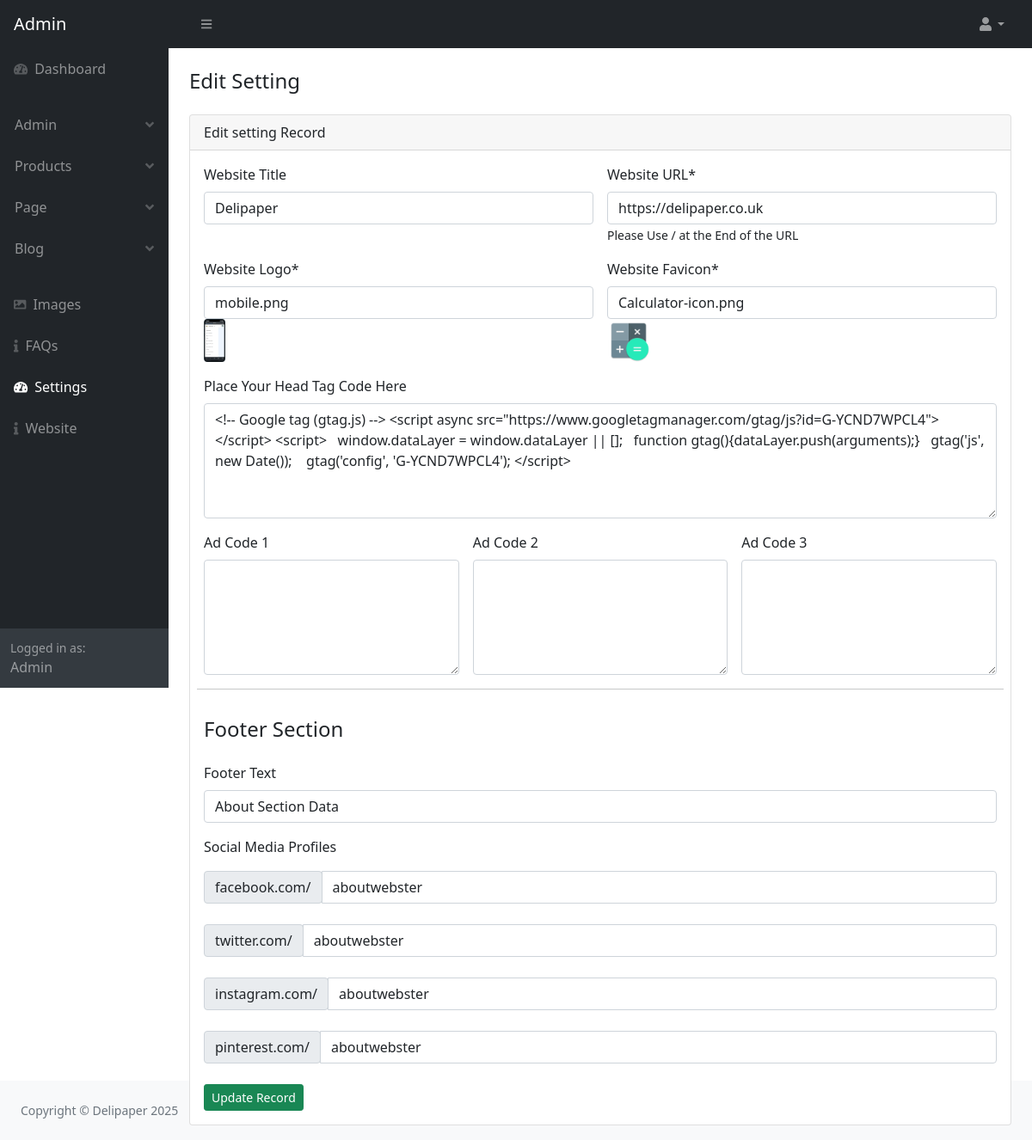
The app's page /admin/setting.php (signed in), older data.
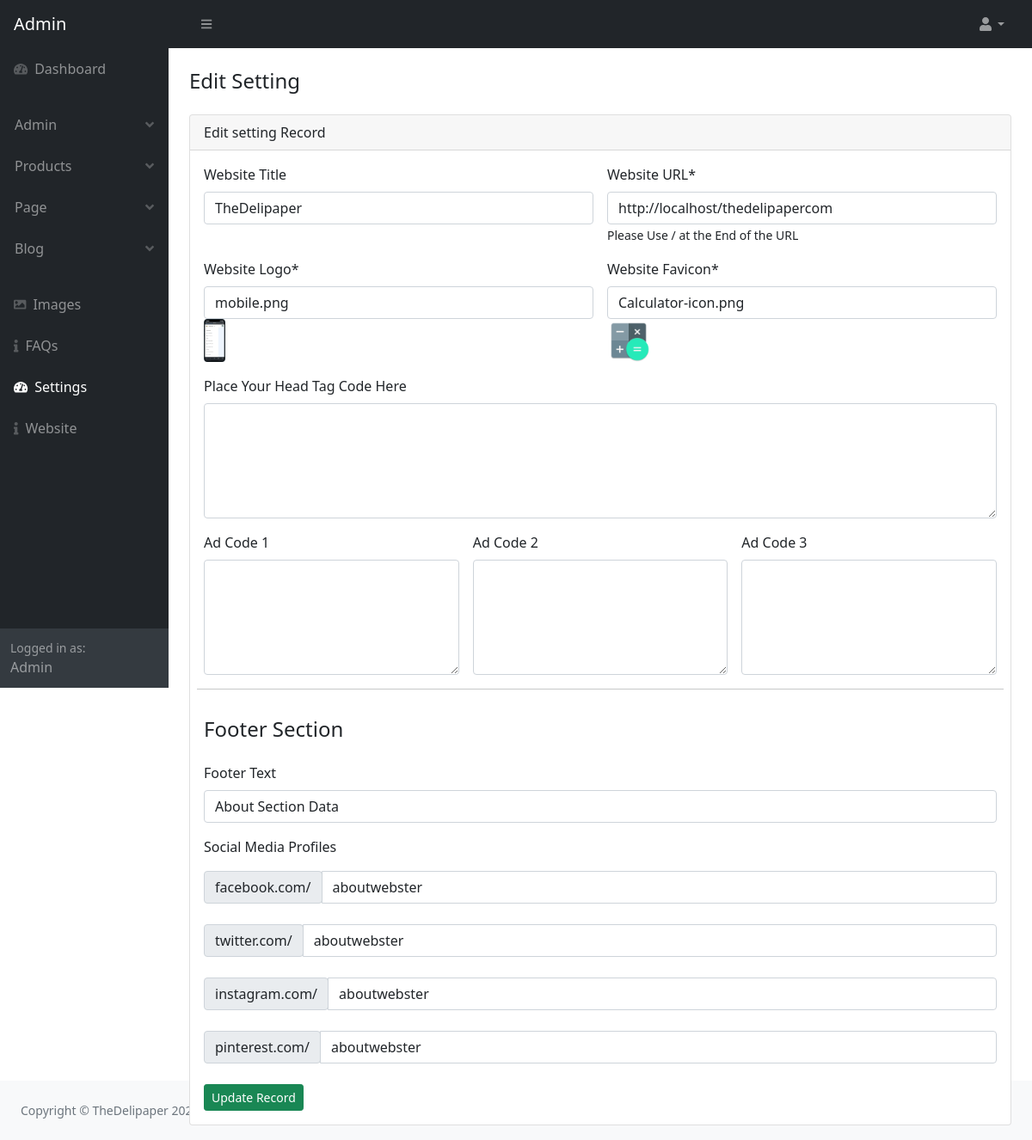
The same page, newer data.
### tables this page shows
CREATE TABLE `setting` (
  `setting_id` int(11) NOT NULL AUTO_INCREMENT,
  `website_title` varchar(500) NOT NULL,
  `website_url` varchar(500) NOT NULL,
  `website_logo` varchar(500) NOT NULL,
  `website_favicon` varchar(500) NOT NULL,
  `website_head_code` text NOT NULL,
  `ad_code_one` text NOT NULL,
  `ad_code_two` text NOT NULL,
  `ad_code_three` text NOT NULL,
  `footer_text` text NOT NULL,
  `facebook` varchar(255) NOT NULL,
  `twitter` varchar(255) NOT NULL,
  `instagram` varchar(25) NOT NULL,
  `pinterest` varchar(255) NOT NULL,
  PRIMARY KEY (`setting_id`)
);

### admin/setting.php (the view, shortened to what the changed rows need)
<?php
require_once('parts/top.php'); ?>
</head>
<body class="sb-nav-fixed">
    <div id="layoutSidenav">
        <div id="layoutSidenav_content">
            <main>
                <div class="main-content-container container-fluid px-4">
                    <div class="card mb-1">
                        <div class="card-body">
                            <form class="row g-3" action="" method="post" enctype="multipart/form-data">
                                <div class="col-md-6">
                                    <label class="form-label">Website Title</label>
                                    <input type="text" name="website_title" value="<?php echo $website_title; ?>"
                                        class="form-control" autofocus required />
                                </div>
                                <div class="col-md-6">
                                    <label class="form-label">Website URL*</label>
                                    <input type="url" name="website_url" value="<?php echo $website_url; ?>"
                                        class="form-control" required />
                                    <small>Please Use / at the End of the URL</small>
                                </div>
                                <div class="col-md-6">
                                    <label class="form-label">Website Logo*</label>
                                    <input type="text" name="website_logo" value="<?php echo $website_logo; ?>"
                                        class="form-control">
                                    <img src="assets/img/<?php echo $website_logo; ?>" height="50px">
                                </div>
                                <div class="col-md-6">
                                    <label class="form-label">Website Favicon*</label>
                                    <input type="text" name="website_favicon" value="<?php echo $website_favicon; ?>"
                                        class="form-control">
                                    <img src="assets/img/<?php echo $website_favicon; ?>" height="50px">
                                </div>
                                <div class="col-md-12">
                                    <label class="form-label">Place Your Head Tag Code Here</label>
                                    <textarea id="" rows="5" name="website_head_code"
                                        class="form-control"><?php echo $website_head_code; ?></textarea>
                                </div>
                                <br>
                                <div class="col-md-12">
                                    <label class="form-label">Footer Text</label>
                                    <input type="text" name="footer_text" value="<?php echo $footer_text; ?>"
                                        class="form-control" required />
                                </div>
                                <div class="input-group mb-2">
                                    <div class="input-group-prepend">
                                        <span class="input-group-text" id="basic-addon3">facebook.com/</span>
                                    </div>
                                    <input type="text" class="form-control" value="<?php echo $facebook; ?>"
                                        name="facebook" id="basic-url" aria-describedby="basic-addon3">
                                </div>
                                <div class="input-group mb-2">
                                    <div class="input-group-prepend">
                                        <span class="input-group-text" id="basic-addon3">twitter.com/</span>
                                    </div>
                                    <input type="text" class="form-control" value="<?php echo $twitter; ?>"
                                        name="twitter" id="basic-url" aria-describedby="basic-addon3">
                                </div>
                                <div class="input-group mb-2">
                                    <div class="input-group-prepend">
                                        <span class="input-group-text" id="basic-addon3">instagram.com/</span>
                                    </div>
                                    <input type="text" class="form-control" value="<?php echo $instagram; ?>"
                                        name="instagram" id="basic-url" aria-describedby="basic-addon3">
                                </div>
                                <div class="input-group mb-2">
                                    <div class="input-group-prepend">
                                        <span class="input-group-text" id="basic-addon3">pinterest.com/</span>
                                    </div>
                                    <input type="text" class="form-control" value="<?php echo $pinterest; ?>"
                                        name="pinterest" id="basic-url" aria-describedby="basic-addon3">
                                </div>
                                <br>
                            </form>
                        </div>
                    </div>
                </div>
        </div>
    </div>
    <?php require_once('parts/footer.php'); ?>
</body>
</html>

### admin/parts/footer.php
<footer class="py-4 bg-light mt-auto">
    <div class="container-fluid px-4">
        <div class="d-flex align-items-center justify-content-between small">
            <div class="text-muted">Copyright &copy; <?php echo $website_title; ?> <?php echo  date("Y"); ?></div>
        </div>
    </div>
</footer>

Row changes from the older to the newer data that the page shows:
changed setting "mobile.png": website_title "Delipaper" → "TheDelipaper"; website_url "https://delipaper.co.uk" → "http://localhost/thedelipapercom"; website_head_code "<!-- Google tag (gtag.js) --> <script async src=\"https://www.googletagmanager.com/gtag/js?id=G-YCND7WPCL4\"></script> <script> window.dataLayer = window.dataLayer || []; function gtag(){dataLayer.push(arguments);} gtag('js', new Date()); gtag('config', 'G-YCND7WPCL4'); </script>" → (not shown)
